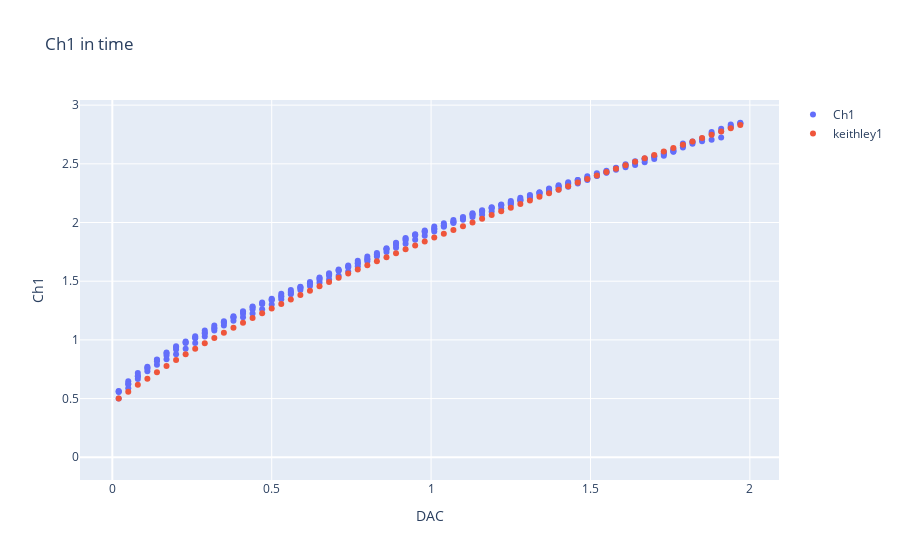

Write notebook code for a chart like this one.
### Code cell
initial_offset = keithley[(keithley["DrainI"]>=41e-9)]['DrainV'].iloc[0]-data['Ch1'][0]
fig = px.scatter(data, x="DAC", y="Ch1", title='Ch1 in time')
fig.data[0].name="Ch1"
fig.update_traces(showlegend=True)
#fig.add_scatter(x=data["DAC"], y=data["Ch2"], mode='markers',name = "Ch2")
fig.add_scatter(x=data["DAC"], y=(keithley[(keithley["DrainI"]>=41e-9) & (keithley["DrainI"]<=701e-9)]["DrainV"])-initial_offset, mode='markers',name = "keithley1")
#fig.add_scatter(x=data["DAC"], y=keithley[(keithley["DrainI"]>41e-9) & (keithley["DrainI"]<701e-9)]["DrainVRight"], mode='markers',name = "keithley2")

fig.show()

### Figure 1 — Plotly figure (JSON) as saved in the notebook; plotly's stock layout.template omitted (floating-point values rounded to 4 significant figures; data arrays with more than 128 entries replaced by an {"elided": "..."} marker saying what was removed)
{"data": [{"hovertemplate": "DAC=%{x}<br>Ch1=%{y}<extra></extra>", "legendgroup": "", "marker": {"color": "#636efa", "symbol": "circle"}, "mode": "markers", "name": "Ch1", "orientation": "v", "showlegend": true, "type": "scatter", "x": {"elided": "261 float values"}, "xaxis": "x", "y": {"elided": "261 float values"}, "yaxis": "y"}, {"mode": "markers", "name": "keithley1", "type": "scatter", "x": {"elided": "261 float values"}, "y": [0.501, 0.5573, 0.6185, 0.6688, 0.7244, 0.7779, 0.829, 0.8784, 0.9254, 0.9717, 1.016, 1.06, 1.103, 1.145, 1.187, 1.227, 1.267, 1.306, 1.344, 1.382, 1.419, 1.457, 1.493, 1.529, 1.565, 1.601, 1.635, 1.67, 1.704, 1.738, 1.772, 1.805, 1.839, 1.872, 1.904, 1.937, 1.969, 2.001, 2.032, 2.064, 2.096, 2.127, 2.157, 2.188, 2.219, 2.25, 2.28, 2.31, 2.34, 2.37, 2.4, 2.43, 2.459, 2.488, 2.517, 2.547, 2.576, 2.605, 2.634, 2.662, 2.69, 2.719, 2.748, 2.776, 2.804, 2.831]}], "layout": {"autosize": true, "legend": {"tracegroupgap": 0}, "title": {"text": "Ch1 in time"}, "xaxis": {"anchor": "y", "autorange": true, "domain": [0, 1], "range": [-0.09642, 2.086], "title": {"text": "DAC"}, "type": "linear"}, "yaxis": {"anchor": "x", "autorange": true, "domain": [0, 1], "range": [-0.2352, 3.085], "title": {"text": "Ch1"}, "type": "linear"}}}
